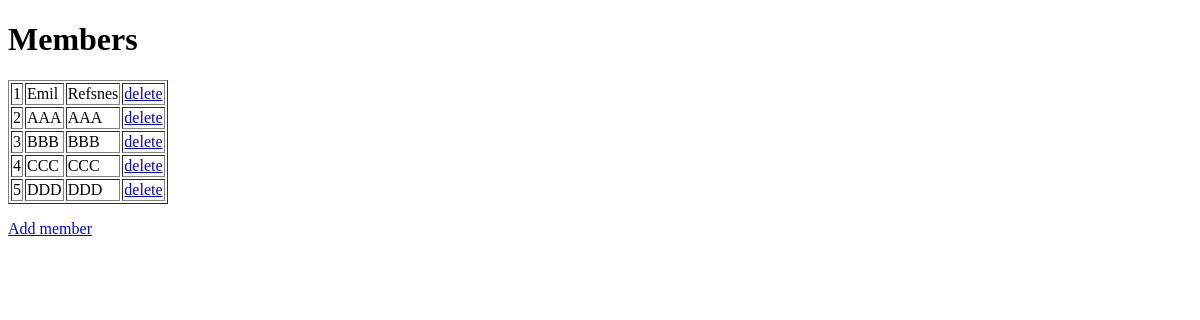
/members/, run on an earlier commit of the app's database.
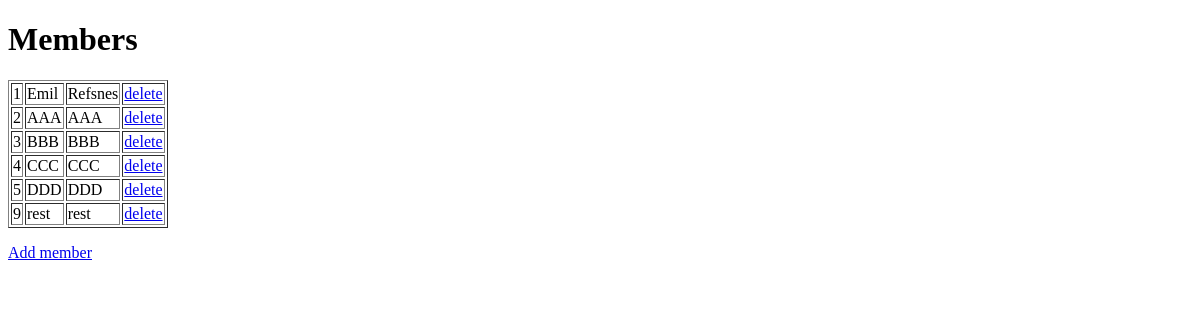
And on a later commit of the database.
### members/models.py (models this page shows)
class Members(models.Model):
  firstname = models.CharField(max_length=255)
  lastname = models.CharField(max_length=255)

### members/views.py (the view)
# urls.py: path('', views.index, name='index'),
def index(request):
    mymembers = Members.objects.all().values()
    template = loader.get_template('index.html')
    context = {
        'mymembers': mymembers
    }
    return HttpResponse(template.render(context, request))

### members/templates/index.html (shortened to what this page needs)
<!DOCTYPE html>
<html lang="en">
<head>
</head>
<body>
    <h1>Members</h1>
    <table border="1">
    {% for x in mymembers %}
    <tr>
    <td>{{ x.id }}</td>
    <td>{{ x.firstname }}</td>
    <td>{{ x.lastname }}</td>
    <td><a href="delete/{{ x.id }}">delete</a></td>
    </tr>
    {% endfor %}
    </table>
    <p>
    <a href="add/">Add member</a>
    </p>
</body>
</html>

What changed in the data, as far as the page shows it:
added Members: id "9", firstname "rest", lastname "rest"
